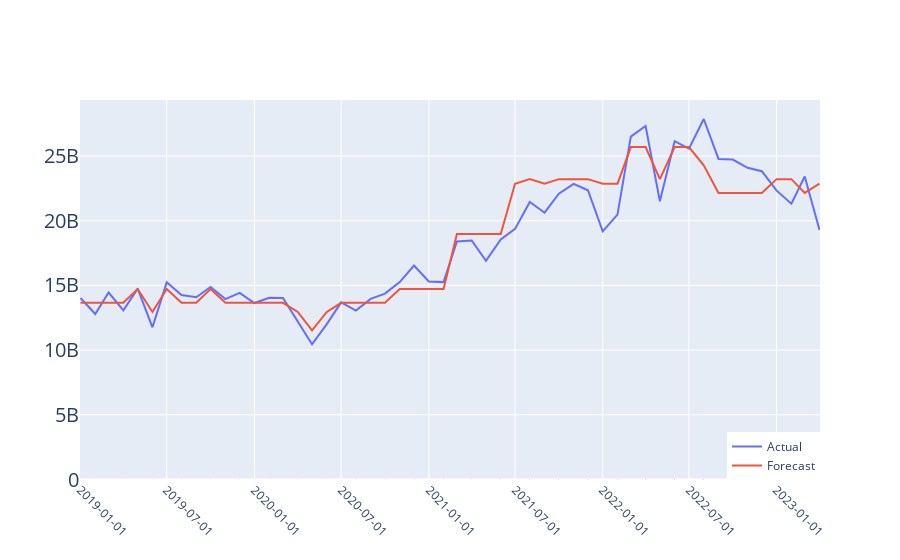

Notebook cell for this chart:
### Code cell
# Plot the data using Plotly
import plotly.graph_objects as go
fig = go.Figure()

# Add actual data
fig.add_trace(go.Scatter(
    x=data_fts_result['date'], y=data_fts_result['actual'], mode='lines', name='Actual'))

# Add forecast data
fig.add_trace(go.Scatter(
    x=data_fts_result['date'], y=data_fts_result['prediction'], mode='lines', name='Forecast'))

# Set layout
fig.update_layout(
    xaxis=dict(
        tickangle=45,
        tickfont=dict(size=12),
        tickformat='%Y-%m-%d'
    ),
    yaxis=dict(
        title_font=dict(size=20),
        tickfont=dict(size=20)
    ),
    legend=dict(
        x=1,
        y=0,
        xanchor='right',
        yanchor='bottom',
        font=dict(size=12)
    )
)

# Add vertical lines with alternating styles
for i in range(len(fts_dates)):
    if i % 2 == 0:
        fig.add_shape(type='line', x0=fts_dates[i], y0=0, x1=fts_dates[i], y1=1, line=dict(
            color='black', width=1, dash='solid'))
    else:
        fig.add_shape(type='line', x0=fts_dates[i], y0=0, x1=fts_dates[i], y1=1, line=dict(
            color='black', width=1, dash='dash'))

fig.show()

### Figure 1 — Plotly figure (JSON) as saved in the notebook; plotly's stock layout.template omitted (floating-point values rounded to 4 significant figures)
{"data": [{"mode": "lines", "name": "Actual", "type": "scatter", "x": ["2019-01-01", "2019-02-01", "2019-03-01", "2019-04-01", "2019-05-01", "2019-06-01", "2019-07-01", "2019-08-01", "2019-09-01", "2019-10-01", "2019-11-01", "2019-12-01", "2020-01-01", "2020-02-01", "2020-03-01", "2020-04-01", "2020-05-01", "2020-06-01", "2020-07-01", "2020-08-01", "2020-09-01", "2020-10-01", "2020-11-01", "2020-12-01", "2021-01-01", "2021-02-01", "2021-03-01", "2021-04-01", "2021-05-01", "2021-06-01", "2021-07-01", "2021-08-01", "2021-09-01", "2021-10-01", "2021-11-01", "2021-12-01", "2022-01-01", "2022-02-01", "2022-03-01", "2022-04-01", "2022-05-01", "2022-06-01", "2022-07-01", "2022-08-01", "2022-09-01", "2022-10-01", "2022-11-01", "2022-12-01", "2023-01-01", "2023-02-01", "2023-03-01", "2023-04-01"], "y": [14030000000.0, 12790000000.0, 14450000000.0, 13070000000.0, 14750000000.0, 11760000000.0, 15240000000.0, 14260000000.0, 14080000000.0, 14880000000.0, 13940000000.0, 14430000000.0, 13640000000.0, 14040000000.0, 14030000000.0, 12160000000.0, 10450000000.0, 12010000000.0, 13690000000.0, 13060000000.0, 13960000000.0, 14360000000.0, 15260000000.0, 16540000000.0, 15300000000.0, 15260000000.0, 18400000000.0, 18470000000.0, 16910000000.0, 18550000000.0, 19370000000.0, 21440000000.0, 20620000000.0, 22090000000.0, 22850000000.0, 22360000000.0, 19170000000.0, 20470000000.0, 26500000000.0, 27320000000.0, 21510000000.0, 26150000000.0, 25560000000.0, 27860000000.0, 24780000000.0, 24730000000.0, 24090000000.0, 23830000000.0, 22320000000.0, 21320000000.0, 23420000000.0, 19280000000.0]}, {"mode": "lines", "name": "Forecast", "type": "scatter", "x": ["2019-01-01", "2019-02-01", "2019-03-01", "2019-04-01", "2019-05-01", "2019-06-01", "2019-07-01", "2019-08-01", "2019-09-01", "2019-10-01", "2019-11-01", "2019-12-01", "2020-01-01", "2020-02-01", "2020-03-01", "2020-04-01", "2020-05-01", "2020-06-01", "2020-07-01", "2020-08-01", "2020-09-01", "2020-10-01", "2020-11-01", "2020-12-01", "2021-01-01", "2021-02-01", "2021-03-01", "2021-04-01", "2021-05-01", "2021-06-01", "2021-07-01", "2021-08-01", "2021-09-01", "2021-10-01", "2021-11-01", "2021-12-01", "2022-01-01", "2022-02-01", "2022-03-01", "2022-04-01", "2022-05-01", "2022-06-01", "2022-07-01", "2022-08-01", "2022-09-01", "2022-10-01", "2022-11-01", "2022-12-01", "2023-01-01", "2023-02-01", "2023-03-01", "2023-04-01"], "y": [13660000000.0, 13660000000.0, 13660000000.0, 13660000000.0, 14720000000.0, 12950000000.0, 14720000000.0, 13660000000.0, 13660000000.0, 14720000000.0, 13660000000.0, 13660000000.0, 13660000000.0, 13660000000.0, 13660000000.0, 12950000000.0, 11530000000.0, 12950000000.0, 13660000000.0, 13660000000.0, 13660000000.0, 13660000000.0, 14720000000.0, 14720000000.0, 14720000000.0, 14720000000.0, 18970000000.0, 18970000000.0, 18970000000.0, 18970000000.0, 22860000000.0, 23210000000.0, 22860000000.0, 23210000000.0, 23210000000.0, 23210000000.0, 22860000000.0, 22860000000.0, 25690000000.0, 25690000000.0, 23210000000.0, 25690000000.0, 25690000000.0, 24280000000.0, 22150000000.0, 22150000000.0, 22150000000.0, 22150000000.0, 23210000000.0, 23210000000.0, 22150000000.0, 22860000000.0]}], "layout": {"legend": {"font": {"size": 12}, "x": 1, "xanchor": "right", "y": 0, "yanchor": "bottom"}, "shapes": [{"line": {"color": "black", "dash": "solid", "width": 1}, "type": "line", "x0": "2019-01-01", "x1": "2019-01-01", "y0": 0, "y1": 1}, {"line": {"color": "black", "dash": "dash", "width": 1}, "type": "line", "x0": "2019-02-01", "x1": "2019-02-01", "y0": 0, "y1": 1}, {"line": {"color": "black", "dash": "solid", "width": 1}, "type": "line", "x0": "2019-03-01", "x1": "2019-03-01", "y0": 0, "y1": 1}, {"line": {"color": "black", "dash": "dash", "width": 1}, "type": "line", "x0": "2019-04-01", "x1": "2019-04-01", "y0": 0, "y1": 1}, {"line": {"color": "black", "dash": "solid", "width": 1}, "type": "line", "x0": "2019-05-01", "x1": "2019-05-01", "y0": 0, "y1": 1}, {"line": {"color": "black", "dash": "dash", "width": 1}, "type": "line", "x0": "2019-06-01", "x1": "2019-06-01", "y0": 0, "y1": 1}, {"line": {"color": "black", "dash": "solid", "width": 1}, "type": "line", "x0": "2019-07-01", "x1": "2019-07-01", "y0": 0, "y1": 1}, {"line": {"color": "black", "dash": "dash", "width": 1}, "type": "line", "x0": "2019-08-01", "x1": "2019-08-01", "y0": 0, "y1": 1}, {"line": {"color": "black", "dash": "solid", "width": 1}, "type": "line", "x0": "2019-09-01", "x1": "2019-09-01", "y0": 0, "y1": 1}, {"line": {"color": "black", "dash": "dash", "width": 1}, "type": "line", "x0": "2019-10-01", "x1": "2019-10-01", "y0": 0, "y1": 1}, {"line": {"color": "black", "dash": "solid", "width": 1}, "type": "line", "x0": "2019-11-01", "x1": "2019-11-01", "y0": 0, "y1": 1}, {"line": {"color": "black", "dash": "dash", "width": 1}, "type": "line", "x0": "2019-12-01", "x1": "2019-12-01", "y0": 0, "y1": 1}, {"line": {"color": "black", "dash": "solid", "width": 1}, "type": "line", "x0": "2020-01-01", "x1": "2020-01-01", "y0": 0, "y1": 1}, {"line": {"color": "black", "dash": "dash", "width": 1}, "type": "line", "x0": "2020-02-01", "x1": "2020-02-01", "y0": 0, "y1": 1}, {"line": {"color": "black", "dash": "solid", "width": 1}, "type": "line", "x0": "2020-03-01", "x1": "2020-03-01", "y0": 0, "y1": 1}, {"line": {"color": "black", "dash": "dash", "width": 1}, "type": "line", "x0": "2020-04-01", "x1": "2020-04-01", "y0": 0, "y1": 1}, {"line": {"color": "black", "dash": "solid", "width": 1}, "type": "line", "x0": "2020-05-01", "x1": "2020-05-01", "y0": 0, "y1": 1}, {"line": {"color": "black", "dash": "dash", "width": 1}, "type": "line", "x0": "2020-06-01", "x1": "2020-06-01", "y0": 0, "y1": 1}, {"line": {"color": "black", "dash": "solid", "width": 1}, "type": "line", "x0": "2020-07-01", "x1": "2020-07-01", "y0": 0, "y1": 1}, {"line": {"color": "black", "dash": "dash", "width": 1}, "type": "line", "x0": "2020-08-01", "x1": "2020-08-01", "y0": 0, "y1": 1}, {"line": {"color": "black", "dash": "solid", "width": 1}, "type": "line", "x0": "2020-09-01", "x1": "2020-09-01", "y0": 0, "y1": 1}, {"line": {"color": "black", "dash": "dash", "width": 1}, "type": "line", "x0": "2020-10-01", "x1": "2020-10-01", "y0": 0, "y1": 1}, {"line": {"color": "black", "dash": "solid", "width": 1}, "type": "line", "x0": "2020-11-01", "x1": "2020-11-01", "y0": 0, "y1": 1}, {"line": {"color": "black", "dash": "dash", "width": 1}, "type": "line", "x0": "2020-12-01", "x1": "2020-12-01", "y0": 0, "y1": 1}, {"line": {"color": "black", "dash": "solid", "width": 1}, "type": "line", "x0": "2021-01-01", "x1": "2021-01-01", "y0": 0, "y1": 1}, {"line": {"color": "black", "dash": "dash", "width": 1}, "type": "line", "x0": "2021-02-01", "x1": "2021-02-01", "y0": 0, "y1": 1}, {"line": {"color": "black", "dash": "solid", "width": 1}, "type": "line", "x0": "2021-03-01", "x1": "2021-03-01", "y0": 0, "y1": 1}, {"line": {"color": "black", "dash": "dash", "width": 1}, "type": "line", "x0": "2021-04-01", "x1": "2021-04-01", "y0": 0, "y1": 1}, {"line": {"color": "black", "dash": "solid", "width": 1}, "type": "line", "x0": "2021-05-01", "x1": "2021-05-01", "y0": 0, "y1": 1}, {"line": {"color": "black", "dash": "dash", "width": 1}, "type": "line", "x0": "2021-06-01", "x1": "2021-06-01", "y0": 0, "y1": 1}, {"line": {"color": "black", "dash": "solid", "width": 1}, "type": "line", "x0": "2021-07-01", "x1": "2021-07-01", "y0": 0, "y1": 1}, {"line": {"color": "black", "dash": "dash", "width": 1}, "type": "line", "x0": "2021-08-01", "x1": "2021-08-01", "y0": 0, "y1": 1}, {"line": {"color": "black", "dash": "solid", "width": 1}, "type": "line", "x0": "2021-09-01", "x1": "2021-09-01", "y0": 0, "y1": 1}, {"line": {"color": "black", "dash": "dash", "width": 1}, "type": "line", "x0": "2021-10-01", "x1": "2021-10-01", "y0": 0, "y1": 1}, {"line": {"color": "black", "dash": "solid", "width": 1}, "type": "line", "x0": "2021-11-01", "x1": "2021-11-01", "y0": 0, "y1": 1}, {"line": {"color": "black", "dash": "dash", "width": 1}, "type": "line", "x0": "2021-12-01", "x1": "2021-12-01", "y0": 0, "y1": 1}, {"line": {"color": "black", "dash": "solid", "width": 1}, "type": "line", "x0": "2022-01-01", "x1": "2022-01-01", "y0": 0, "y1": 1}, {"line": {"color": "black", "dash": "dash", "width": 1}, "type": "line", "x0": "2022-02-01", "x1": "2022-02-01", "y0": 0, "y1": 1}, {"line": {"color": "black", "dash": "solid", "width": 1}, "type": "line", "x0": "2022-03-01", "x1": "2022-03-01", "y0": 0, "y1": 1}, {"line": {"color": "black", "dash": "dash", "width": 1}, "type": "line", "x0": "2022-04-01", "x1": "2022-04-01", "y0": 0, "y1": 1}, {"line": {"color": "black", "dash": "solid", "width": 1}, "type": "line", "x0": "2022-05-01", "x1": "2022-05-01", "y0": 0, "y1": 1}, {"line": {"color": "black", "dash": "dash", "width": 1}, "type": "line", "x0": "2022-06-01", "x1": "2022-06-01", "y0": 0, "y1": 1}, {"line": {"color": "black", "dash": "solid", "width": 1}, "type": "line", "x0": "2022-07-01", "x1": "2022-07-01", "y0": 0, "y1": 1}, {"line": {"color": "black", "dash": "dash", "width": 1}, "type": "line", "x0": "2022-08-01", "x1": "2022-08-01", "y0": 0, "y1": 1}, {"line": {"color": "black", "dash": "solid", "width": 1}, "type": "line", "x0": "2022-09-01", "x1": "2022-09-01", "y0": 0, "y1": 1}, {"line": {"color": "black", "dash": "dash", "width": 1}, "type": "line", "x0": "2022-10-01", "x1": "2022-10-01", "y0": 0, "y1": 1}, {"line": {"color": "black", "dash": "solid", "width": 1}, "type": "line", "x0": "2022-11-01", "x1": "2022-11-01", "y0": 0, "y1": 1}, {"line": {"color": "black", "dash": "dash", "width": 1}, "type": "line", "x0": "2022-12-01", "x1": "2022-12-01", "y0": 0, "y1": 1}, {"line": {"color": "black", "dash": "solid", "width": 1}, "type": "line", "x0": "2023-01-01", "x1": "2023-01-01", "y0": 0, "y1": 1}, {"line": {"color": "black", "dash": "dash", "width": 1}, "type": "line", "x0": "2023-02-01", "x1": "2023-02-01", "y0": 0, "y1": 1}, {"line": {"color": "black", "dash": "solid", "width": 1}, "type": "line", "x0": "2023-03-01", "x1": "2023-03-01", "y0": 0, "y1": 1}, {"line": {"color": "black", "dash": "dash", "width": 1}, "type": "line", "x0": "2023-04-01", "x1": "2023-04-01", "y0": 0, "y1": 1}], "xaxis": {"tickangle": 45, "tickfont": {"size": 12}, "tickformat": "%Y-%m-%d"}, "yaxis": {"tickfont": {"size": 20}, "title": {"font": {"size": 20}}}}}
